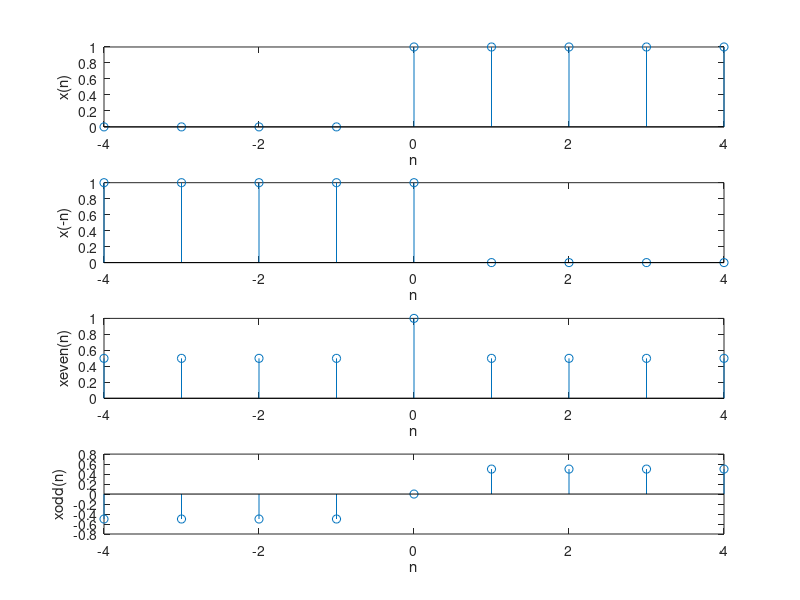

Source code (MATLAB):
x=-4:4;
y=[0,0,0,0,1,1,1,1,1];
subplot(4,1,1);
stem(x,y);
xlabel('n');
ylabel('x(n)');
p=fliplr(y);
subplot(4,1,2);
stem(x,p);
xlabel('n');
ylabel('x(-n)');
xe=0.5*(y+p);
subplot(4,1,3);
stem(x,xe);
xlabel('n');
ylabel('xeven(n)');
xo=0.5*(y-p);
subplot(4,1,4);
stem(x,xo);
xlabel('n');
ylabel('xodd(n)');